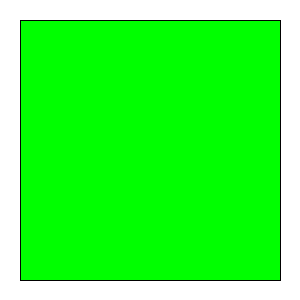
Frame 1 (no input)
Frame 60 (the mouse pressed at the canvas centre just before this capture): identical to frame 1, image omitted
Frame 120 (the mouse held since frame 60 and released just before this capture): identical to frame 1, image omitted

The Processing sketch that drew this single still picture (run headless with seeded random() and noise(); from frame 60 on, the mouse is pressed at the canvas centre):

// Processing sketch: K13_2_3_Blink
// ── K13_2_3_Blink.pde
void setup()
{
  size(300,300);
  
  background(255);
  stroke(0);
}
 
 
void draw()
{
  if(millis() % 1000 > 500)
    fill(255,0,0);
  else
    fill(0,255,0);
    
  rect(20,20,260,260);
}
 
